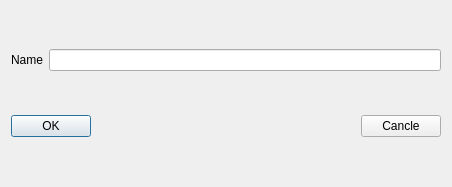
<?xml version="1.0" encoding="UTF-8"?>
<ui version="4.0">
 <class>Dialog</class>
 <widget class="QDialog" name="Dialog">
  <property name="geometry">
   <rect>
    <x>0</x>
    <y>0</y>
    <width>452</width>
    <height>187</height>
   </rect>
  </property>
  <property name="windowTitle">
   <string>Dialog</string>
  </property>
  <layout class="QVBoxLayout" name="verticalLayout">
   <item>
    <layout class="QHBoxLayout" name="horizontalLayout">
     <item>
      <widget class="QLabel" name="label">
       <property name="text">
        <string>Name</string>
       </property>
      </widget>
     </item>
     <item>
      <widget class="QLineEdit" name="lineEdit"/>
     </item>
    </layout>
   </item>
   <item>
    <layout class="QHBoxLayout" name="horizontalLayout_2">
     <item>
      <widget class="QPushButton" name="pushButton">
       <property name="text">
        <string>OK</string>
       </property>
      </widget>
     </item>
     <item>
      <spacer name="horizontalSpacer">
       <property name="orientation">
        <enum>Qt::Horizontal</enum>
       </property>
       <property name="sizeHint" stdset="0">
        <size>
         <width>40</width>
         <height>20</height>
        </size>
       </property>
      </spacer>
     </item>
     <item>
      <widget class="QPushButton" name="pushButton_2">
       <property name="text">
        <string>Cancle</string>
       </property>
      </widget>
     </item>
    </layout>
   </item>
  </layout>
 </widget>
 <layoutdefault spacing="6" margin="11"/>
 <resources/>
 <connections>
  <connection>
   <sender>pushButton</sender>
   <signal>clicked()</signal>
   <receiver>Dialog</receiver>
   <slot>accept()</slot>
   <hints>
    <hint type="sourcelabel">
     <x>70</x>
     <y>144</y>
    </hint>
    <hint type="destinationlabel">
     <x>93</x>
     <y>162</y>
    </hint>
   </hints>
  </connection>
  <connection>
   <sender>pushButton_2</sender>
   <signal>clicked()</signal>
   <receiver>Dialog</receiver>
   <slot>reject()</slot>
   <hints>
    <hint type="sourcelabel">
     <x>407</x>
     <y>141</y>
    </hint>
    <hint type="destinationlabel">
     <x>419</x>
     <y>168</y>
    </hint>
   </hints>
  </connection>
  <connection>
   <sender>label</sender>
   <signal>linkActivated(QString)</signal>
   <receiver>lineEdit</receiver>
   <slot>clear()</slot>
   <hints>
    <hint type="sourcelabel">
     <x>46</x>
     <y>56</y>
    </hint>
    <hint type="destinationlabel">
     <x>100</x>
     <y>52</y>
    </hint>
   </hints>
  </connection>
 </connections>
</ui>
